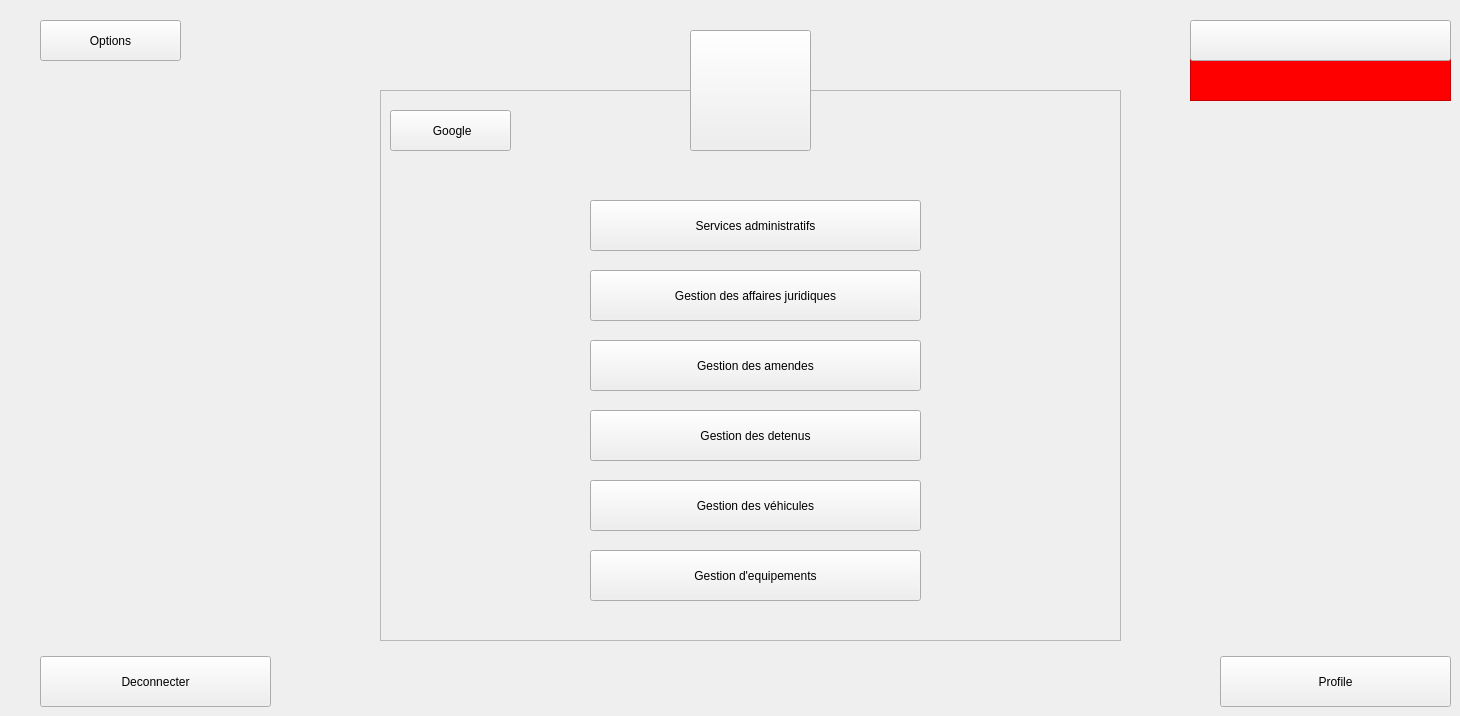
    <widget class="QWidget" name="Menu">
     <widget class="QPushButton" name="B_Deconnecte">
      <property name="geometry">
       <rect>
        <x>40</x>
        <y>656</y>
        <width>231</width>
        <height>51</height>
       </rect>
      </property>
      <property name="text">
       <string>Deconnecter</string>
      </property>
     </widget>
     <widget class="QPushButton" name="pushButton_7">
      <property name="geometry">
       <rect>
        <x>1220</x>
        <y>656</y>
        <width>231</width>
        <height>51</height>
       </rect>
      </property>
      <property name="text">
       <string>Profile</string>
      </property>
     </widget>
     <widget class="QFrame" name="frame_12">
      <property name="geometry">
       <rect>
        <x>380</x>
        <y>90</y>
        <width>741</width>
        <height>551</height>
       </rect>
      </property>
      <property name="frameShape">
       <enum>QFrame::StyledPanel</enum>
      </property>
      <property name="frameShadow">
       <enum>QFrame::Raised</enum>
      </property>
      <widget class="QPushButton" name="B_ServiceAdminis">
       <property name="geometry">
        <rect>
         <x>210</x>
         <y>110</y>
         <width>331</width>
         <height>51</height>
        </rect>
       </property>
       <property name="text">
        <string>Services administratifs</string>
       </property>
      </widget>
      <widget class="QPushButton" name="B_AffaireJuri">
       <property name="geometry">
        <rect>
         <x>210</x>
         <y>180</y>
         <width>331</width>
         <height>51</height>
        </rect>
       </property>
       <property name="text">
        <string>Gestion des affaires juridiques</string>
       </property>
      </widget>
      <widget class="QPushButton" name="B_Amende">
       <property name="geometry">
        <rect>
         <x>210</x>
         <y>250</y>
         <width>331</width>
         <height>51</height>
        </rect>
       </property>
       <property name="text">
        <string>Gestion des amendes</string>
       </property>
      </widget>
      <widget class="QPushButton" name="B_Detenu">
       <property name="geometry">
        <rect>
         <x>210</x>
         <y>320</y>
         <width>331</width>
         <height>51</height>
        </rect>
       </property>
       <property name="text">
        <string>Gestion des detenus</string>
       </property>
      </widget>
      <widget class="QPushButton" name="B_Vehic">
       <property name="geometry">
        <rect>
         <x>210</x>
         <y>390</y>
         <width>331</width>
         <height>51</height>
        </rect>
       </property>
       <property name="text">
        <string>Gestion des véhicules</string>
       </property>
      </widget>
      <widget class="QPushButton" name="B_Equip">
       <property name="geometry">
        <rect>
         <x>210</x>
         <y>460</y>
         <width>331</width>
         <height>51</height>
        </rect>
       </property>
       <property name="text">
        <string>Gestion d'equipements</string>
       </property>
      </widget>
      <widget class="QPushButton" name="B_Google">
       <property name="geometry">
        <rect>
         <x>10</x>
         <y>20</y>
         <width>121</width>
         <height>41</height>
        </rect>
       </property>
       <property name="cursor">
        <cursorShape>PointingHandCursor</cursorShape>
       </property>
       <property name="text">
        <string> Google</string>
       </property>
       <property name="icon">
        <iconset>
         <normaloff>:/Recources/Images/google.png</normaloff>:/Recources/Images/google.png</iconset>
       </property>
       <property name="iconSize">
        <size>
         <width>30</width>
         <height>30</height>
        </size>
       </property>
      </widget>
     </widget>
     <widget class="QToolButton" name="toolButton_15">
      <property name="geometry">
       <rect>
        <x>690</x>
        <y>30</y>
        <width>121</width>
        <height>121</height>
       </rect>
      </property>
      <property name="toolTipDuration">
       <number>1</number>
      </property>
      <property name="text">
       <string/>
      </property>
      <property name="icon">
       <iconset>
        <normaloff>:/Resources/images/icon.png</normaloff>:/Resources/images/icon.png</iconset>
      </property>
      <property name="iconSize">
       <size>
        <width>50</width>
        <height>50</height>
       </size>
      </property>
     </widget>
     <widget class="QFrame" name="frame58">
      <property name="geometry">
       <rect>
        <x>1190</x>
        <y>40</y>
        <width>261</width>
        <height>61</height>
       </rect>
      </property>
      <property name="styleSheet">
       <string notr="true">background:rgb(255, 0, 0)</string>
      </property>
      <property name="frameShape">
       <enum>QFrame::StyledPanel</enum>
      </property>
      <property name="frameShadow">
       <enum>QFrame::Raised</enum>
      </property>
      <widget class="QLabel" name="time">
       <property name="geometry">
        <rect>
         <x>30</x>
         <y>23</y>
         <width>201</width>
         <height>31</height>
        </rect>
       </property>
       <property name="styleSheet">
        <string notr="true">color: black;
font: 75 20pt &quot;MS Shell Dlg 2&quot;;</string>
       </property>
       <property name="text">
        <string/>
       </property>
      </widget>
     </widget>
     <widget class="QPushButton" name="date_3">
      <property name="geometry">
       <rect>
        <x>1190</x>
        <y>20</y>
        <width>261</width>
        <height>41</height>
       </rect>
      </property>
      <property name="styleSheet">
       <string notr="true">QPushButton:hover{
	background: red;
}</string>
      </property>
      <property name="text">
       <string/>
      </property>
     </widget>
     <widget class="QPushButton" name="pushButton">
      <property name="geometry">
       <rect>
        <x>40</x>
        <y>20</y>
        <width>141</width>
        <height>41</height>
       </rect>
      </property>
      <property name="text">
       <string>Options</string>
      </property>
     </widget>
    </widget>
